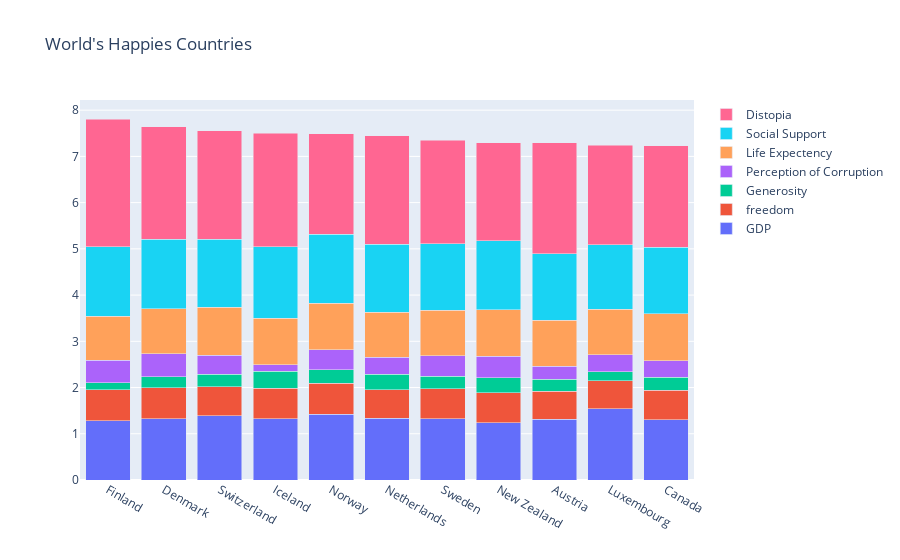

The cell this chart's notebook holds for it:
### Code cell
plt.figure(figsize=(10,6))

             #twenty_twenty_data.loc[:10,'country']twenty_twenty_data.loc[:10,'country']
             #twenty_twenty_data.loc[:10,["Explained by: Log GDP per capita"]
countries = twenty_twenty_data.loc[:10,'country'].values
fig = go.Figure(data=[
    go.Bar(name='GDP', x=countries, y=twenty_twenty_data.loc[:10,["Explained by: Log GDP per capita"]].values.flatten()),
    go.Bar(name='freedom', x=countries, y=twenty_twenty_data.loc[:10,["Explained by: Freedom to make life choices"]].values.flatten()),
     go.Bar(name='Generosity', x=countries,  y=twenty_twenty_data.loc[:10,["Explained by: Generosity"]].values.flatten()),
     go.Bar(name='Perception of Corruption', x=countries,  y=twenty_twenty_data.loc[:10,["Explained by: Perceptions of corruption"]].values.flatten()), 
    go.Bar(name='Life Expectency', x=countries, y=twenty_twenty_data.loc[:10,["Explained by: Healthy life expectancy"]].values.flatten()),
     go.Bar(name='Social Support', x=countries, y=twenty_twenty_data.loc[:10,["Explained by: Social support"]].values.flatten()),
     go.Bar(name='Distopia', x=countries, y=twenty_twenty_data.loc[:10,["Dystopia + residual"]].values.flatten()),
])
# Change the bar mode
fig.update_layout( title_text="World's Happies Countries",barmode='stack')
fig.show()

### Figure 1 — Plotly figure (JSON) as saved in the notebook; plotly's stock layout.template omitted (floating-point values rounded to 4 significant figures)
{"data": [{"name": "GDP", "type": "bar", "x": ["Finland", "Denmark", "Switzerland", "Iceland", "Norway", "Netherlands", "Sweden", "New Zealand", "Austria", "Luxembourg", "Canada"], "y": [1.285, 1.327, 1.391, 1.327, 1.424, 1.339, 1.322, 1.242, 1.317, 1.537, 1.302]}, {"name": "freedom", "type": "bar", "x": ["Finland", "Denmark", "Switzerland", "Iceland", "Norway", "Netherlands", "Sweden", "New Zealand", "Austria", "Luxembourg", "Canada"], "y": [0.6623, 0.665, 0.629, 0.662, 0.6702, 0.6136, 0.6503, 0.6468, 0.6034, 0.6101, 0.644]}, {"name": "Generosity", "type": "bar", "x": ["Finland", "Denmark", "Switzerland", "Iceland", "Norway", "Netherlands", "Sweden", "New Zealand", "Austria", "Luxembourg", "Canada"], "y": [0.1597, 0.2428, 0.2691, 0.3623, 0.288, 0.3363, 0.2728, 0.3257, 0.2555, 0.196, 0.2815]}, {"name": "Perception of Corruption", "type": "bar", "x": ["Finland", "Denmark", "Switzerland", "Iceland", "Norway", "Netherlands", "Sweden", "New Zealand", "Austria", "Luxembourg", "Canada"], "y": [0.4779, 0.4953, 0.4079, 0.1445, 0.4341, 0.3686, 0.4421, 0.4613, 0.2813, 0.367, 0.3517]}, {"name": "Life Expectency", "type": "bar", "x": ["Finland", "Denmark", "Switzerland", "Iceland", "Norway", "Netherlands", "Sweden", "New Zealand", "Austria", "Luxembourg", "Canada"], "y": [0.9613, 0.9793, 1.041, 1.001, 1.008, 0.9757, 0.9865, 1.008, 1.001, 0.9864, 1.023]}, {"name": "Social Support", "type": "bar", "x": ["Finland", "Denmark", "Switzerland", "Iceland", "Norway", "Netherlands", "Sweden", "New Zealand", "Austria", "Luxembourg", "Canada"], "y": [1.5, 1.503, 1.472, 1.548, 1.495, 1.464, 1.433, 1.487, 1.437, 1.388, 1.435]}, {"name": "Distopia", "type": "bar", "x": ["Finland", "Denmark", "Switzerland", "Iceland", "Norway", "Netherlands", "Sweden", "New Zealand", "Austria", "Luxembourg", "Canada"], "y": [2.763, 2.433, 2.35, 2.461, 2.168, 2.352, 2.246, 2.128, 2.398, 2.154, 2.195]}], "layout": {"barmode": "stack", "title": {"text": "World's Happies Countries"}}}
